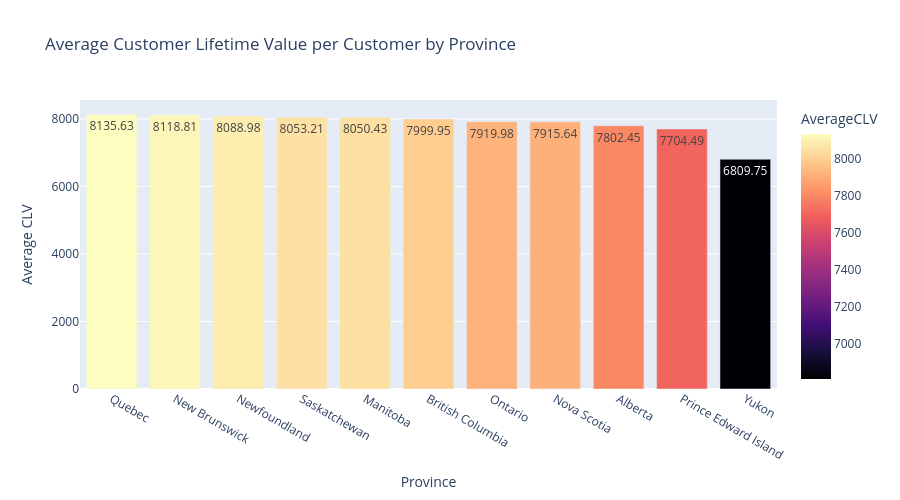

Notebook code for this chart:
### Markdown cell above
#### Province and Customer LifeTime Value (Mean) Distribution

### Code cell
clv_mean = (
    customers.groupby('Province or State')['Customer Lifetime Value']
    .mean()
    .reset_index(name='AverageCLV')
    .sort_values('AverageCLV', ascending=False)
)

fig = px.bar(
    clv_mean,
    x='Province or State',
    y='AverageCLV',
    title='Average Customer Lifetime Value per Customer by Province',
    text_auto='.2f',
    color='AverageCLV',
    color_continuous_scale='Magma'
)
fig.update_layout(xaxis_title='Province', yaxis_title='Average CLV', height=500)
fig.show()

### Figure 1 — Plotly figure (JSON) as saved in the notebook; plotly's stock layout.template omitted (floating-point values rounded to 4 significant figures)
{"data": [{"alignmentgroup": "True", "hovertemplate": "Province or State=%{x}<br>AverageCLV=%{marker.color}<extra></extra>", "legendgroup": "", "marker": {"color": [8136.0, 8119.0, 8089.0, 8053.0, 8050.0, 8000.0, 7920.0, 7916.0, 7802.0, 7704.0, 6810.0], "coloraxis": "coloraxis", "pattern": {"shape": ""}}, "name": "", "offsetgroup": "", "orientation": "v", "showlegend": false, "textposition": "auto", "texttemplate": "%{y:.2f}", "type": "bar", "x": ["Quebec", "New Brunswick", "Newfoundland", "Saskatchewan", "Manitoba", "British Columbia", "Ontario", "Nova Scotia", "Alberta", "Prince Edward Island", "Yukon"], "xaxis": "x", "y": [8136.0, 8119.0, 8089.0, 8053.0, 8050.0, 8000.0, 7920.0, 7916.0, 7802.0, 7704.0, 6810.0], "yaxis": "y"}], "layout": {"barmode": "relative", "coloraxis": {"colorbar": {"title": {"text": "AverageCLV"}}, "colorscale": [[0, "#000004"], [0.1111, "#180f3d"], [0.2222, "#440f76"], [0.3333, "#721f81"], [0.4444, "#9e2f7f"], [0.5556, "#cd4071"], [0.6667, "#f1605d"], [0.7778, "#fd9668"], [0.8889, "#feca8d"], [1, "#fcfdbf"]]}, "height": 500, "legend": {"tracegroupgap": 0}, "title": {"text": "Average Customer Lifetime Value per Customer by Province"}, "xaxis": {"anchor": "y", "domain": [0, 1], "title": {"text": "Province"}}, "yaxis": {"anchor": "x", "domain": [0, 1], "title": {"text": "Average CLV"}}}}
